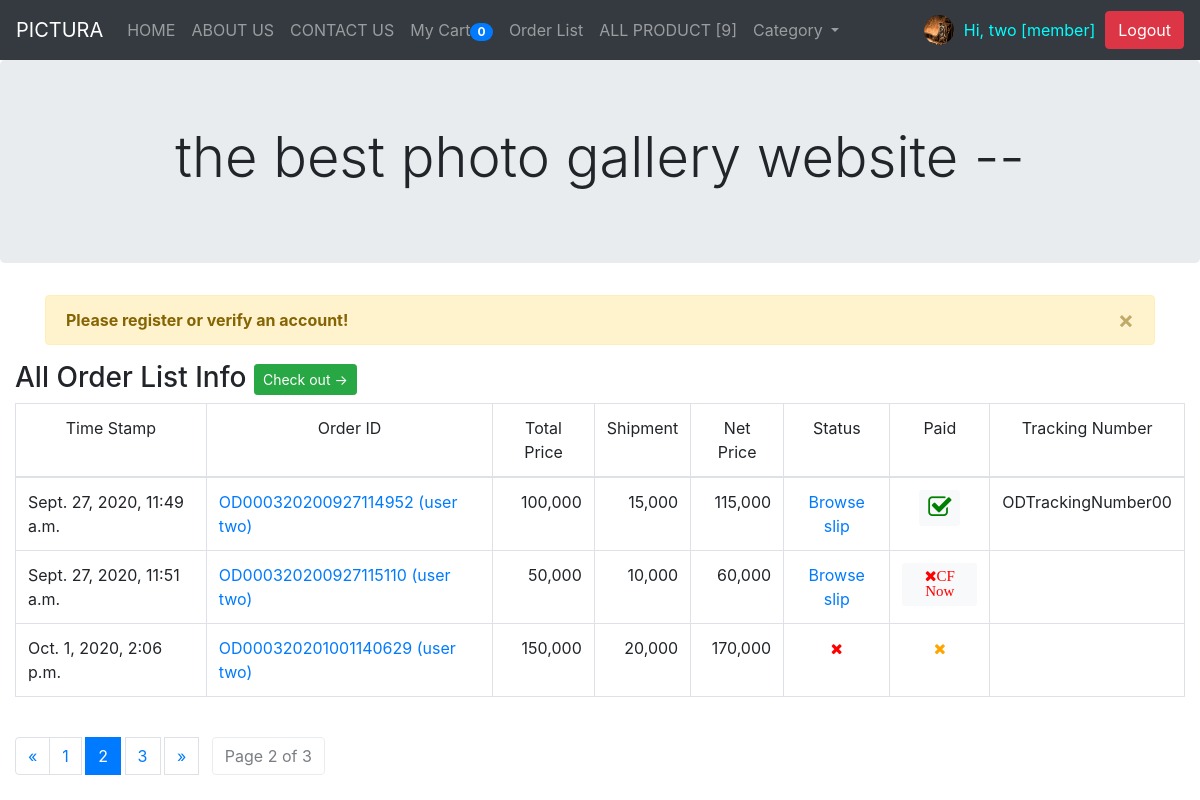
/allOrderList/?page=2 (signed in), run on an earlier commit of the app's database.
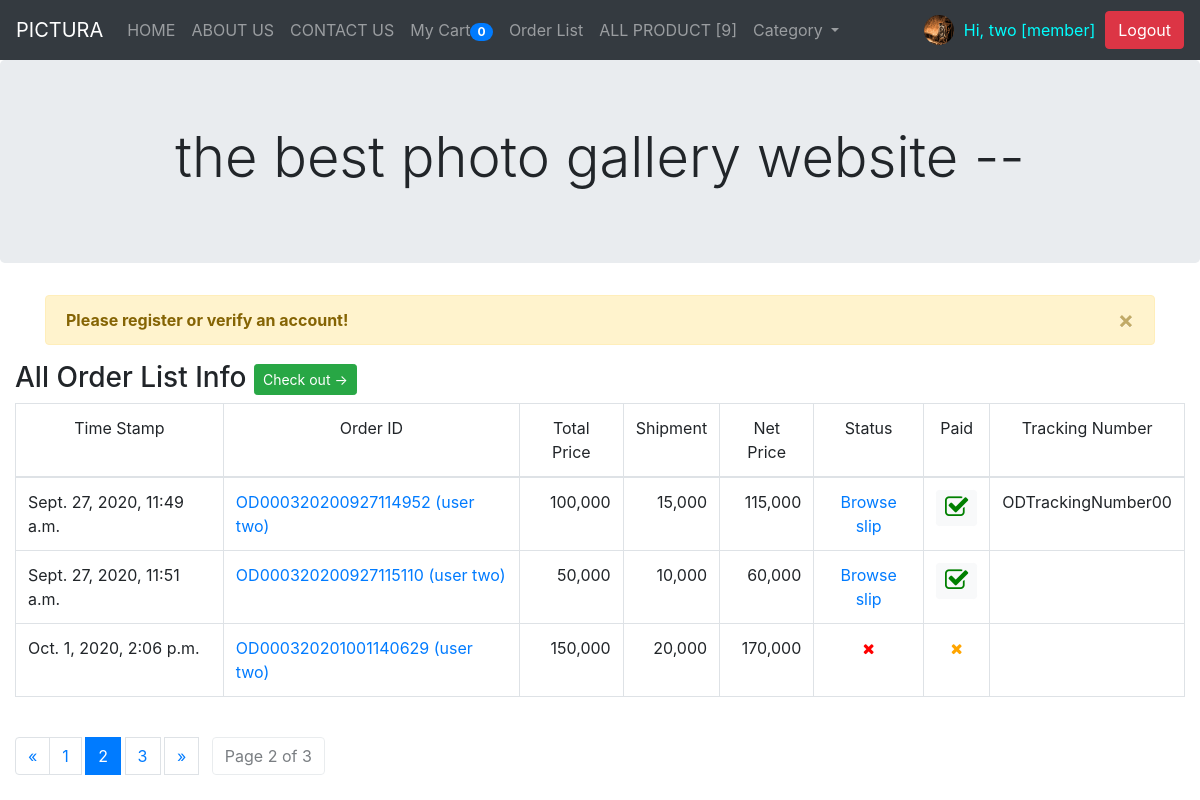
And on a later commit of the database.
### myapp/models.py (models this page shows, shortened)
class OrderPending(models.Model):
    orderId = models.CharField(max_length=100)
    user = models.ForeignKey(User, on_delete=models.CASCADE)
    name = models.CharField(max_length=100)
    tel = models.CharField(max_length=100)
    address = models.TextField()
    shipping = models.CharField(max_length=100)
    payment = models.CharField(max_length=100)
    other = models.TextField(null=True, blank=True)
    stamp = models.DateTimeField(auto_now_add=True, null=True, blank=True)
    paid = models.BooleanField(default=False)
    confirmed = models.BooleanField(default=False)
    slip = models.ImageField(upload_to="slip", null=True, blank=True)
    slipTime = models.CharField(max_length=100, null=True, blank=True)
    paymentId = models.CharField(max_length=100, null=True, blank=True)
    trackingNumber = models.CharField(max_length=100, null=True, blank=True)

### myapp/views.py (the view)
# urls.py: path('allOrderList/', AllOrderListPage, name='allOrderList'),
def AllOrderListPage(request):
    context = {}
    order = OrderPending.objects.all()
    for od in order:
        orderId = od.orderId
        odList = OrderList.objects.filter(orderId=orderId)
        total = sum([c.total for c in odList])
        od.total = total
        count = sum([c.quantity for c in odList])
        if od.shipping == 'ems':
            shipCost = sum([10000 if i == 0 else 5000 for i in range(count)])
        else:
            shipCost = sum([5000 if i == 0 else 2000 for i in range(count)])
        if od.payment == 'cod':
            shipCost += 5000
        od.shipCost = shipCost
    paginator = Paginator(order, 3)
    page = request.GET.get('page')
    order = paginator.get_page(page)
    context['allOrder'] = order
    return render(request, 'myapp/allOrderList.html', context)

### myapp/templatetags/custom_tags.py (called while the page is built)
@register.simple_tag
def show_allproduct():
    count = AllProduct.objects.count()
    return count

@register.inclusion_tag('myapp/allCategory.html')
def all_category():
    cats = Category.objects.all()
    return {'allcats': cats}

### template/myapp/allOrderList.html (shortened to what this page needs)
{% extends 'myapp/base.html' %} {% load humanize %} {% block content %}
<h3>
  All Order List Info
  <a href="{% url 'checkOut' %}" class="btn btn-sm btn-success">Check out -></a>
</h3>
<table class="table table-bordered table-strip">
  <thead>
    <tr class="text-center">
      <td>Time Stamp</td>
      <td>Order ID</td>
      <td>Total Price</td>
      <td>Shipment</td>
      <td>Net Price</td>
      <td>Status</td>
      <td>Paid</td>
      <td>Tracking Number</td>
    </tr>
  </thead>
  <tbody>
    {% for od in allOrder %}
    <tr>
      <td>{{od.stamp}}</td>
      <td>
        <a href="{% url 'updateTracking' od.orderId %}"
          >{{od.orderId }} ({{od.name}})</a
        >
      </td>
      <td class="text-right">{{od.total|intcomma}}</td>
      <td class="text-right">{{od.shipCost|intcomma}}</td>
      <td class="text-right">{{od.total|add:od.shipCost|intcomma}}</td>
      <td class="text-center">
        {% if od.slip %} <a href="{{od.slip.url}}">Browse slip</a> {% else %}
        <i class="fa fa-close" style="font-size: 15px; color: red"></i>
        {% endif %}
      </td>
      <td class="text-center">
        {% if od.paid %}
        <a
          href="{% url 'updateStatus' od.orderId 'cancel' %}"
          class="btn btn-sm btn-light"
          ><i
            class="fa fa-check-square-o"
            style="font-size: 25px; color: green"
          ></i
        ></a>
        {% else %} {% if od.slip %}
        <a
          href="{% url 'updateStatus' od.orderId 'confirm' %}"
          class="btn btn-sm btn-light"
          ><i class="fa fa-close" style="font-size: 15px; color: red"
            >CF Now</i
          ></a
        >
        {% else %}
        <i class="fa fa-close" style="font-size: 15px; color: orange"></i>
        {% endif %} {% endif %}
      </td>
      <td>
        {% if od.trackingNumber != None %} {{ od.trackingNumber }} {% endif %}
      </td>
    </tr>
    {% endfor %}
  </tbody>
</table>
<br />
<nav aria-label="Page navigation example">
  <ul class="pagination">
     {% if allOrder.has_previous and allOrder.has_next %}
    <li class="page-item">
      <a
        class="page-link"
        href="?page={{allOrder.previous_page_number}}"
        aria-label="Previous"
      >
        <span aria-hidden="true">&laquo;</span>
      </a>
    </li>
    <li class="page-item">
      <a href="?page={{allOrder.number|add:-1}}" class="page-link"
        >{{allOrder.number|add:-1}}</a
      >
    </li>
    <li class="page-item active">
      <a href="?page={{allOrder.number}}" class="page-link"
        >{{allOrder.number}}</a
      >
    </li>
    <li class="page-item">
      <a href="?page={{allOrder.number|add:1}}" class="page-link"
        >{{allOrder.number|add:1}}</a
      >
    </li>
    <li class="page-item">
      <a
        class="page-link"
        href="?page={{allOrder.next_page_number}}"
        aria-label="Next"
      >
        <span aria-hidden="true">&raquo;</span>
      </a>
    </li>
    {% endif %}
    <li class="page-item page-link btn btn-outline-dark disabled">
      Page {{allOrder.number}} of {{allOrder.paginator.num_pages}}
    </li>
  </ul>
</nav>
{% endblock %}

What changed in the data, as far as the page shows it:
changed OrderPending "Sept. 27, 2020, 11:51 a.m.": no longer shows "CF Now"
